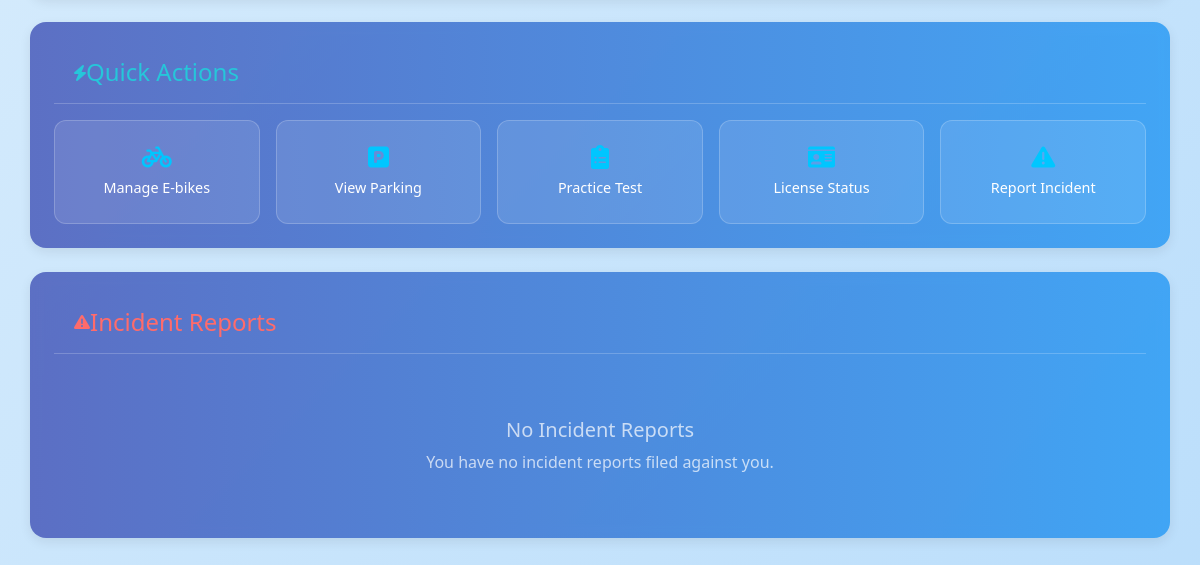
The page /profile (signed in, lower part) on the database as committed earlier.
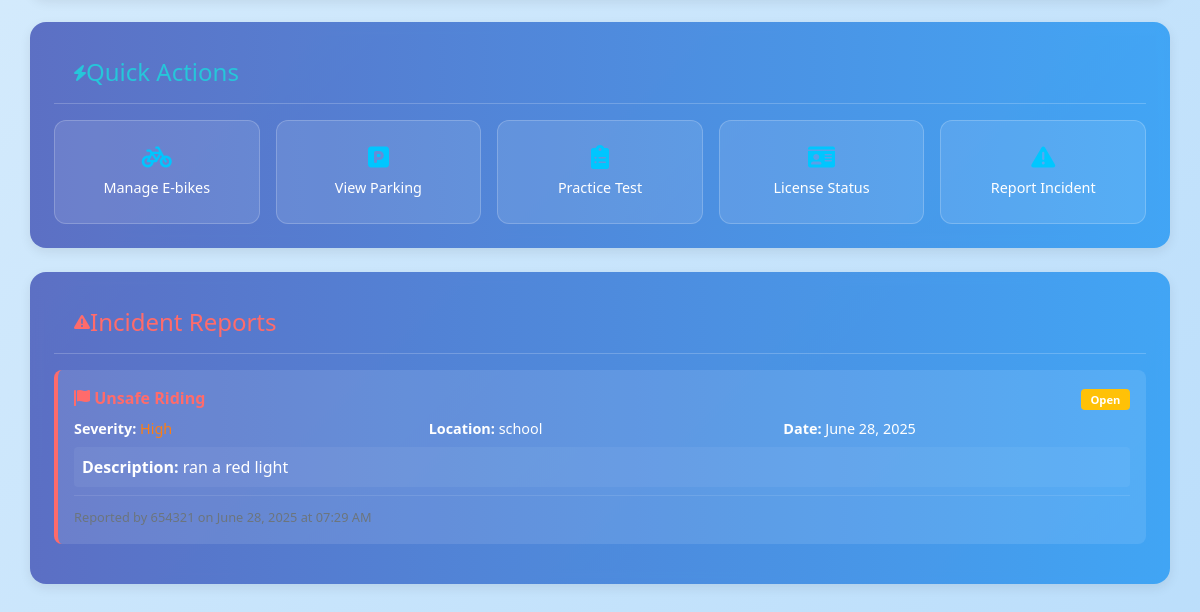
The same page on the database as committed later.
### database_setup.py (models this page shows)
class IncidentReport(Base):
    __tablename__ = 'incident_reports'
    id = Column(Integer, primary_key=True)
    reported_user_id = Column(Integer, ForeignKey('users.id'))  # User being reported
    reporter_id = Column(Integer, ForeignKey('users.id'))  # User making the report
    incident_type = Column(String(50))  # Type of incident (unsafe riding, harassment, etc.)
    severity = Column(String(20))  # Low, Medium, High, Critical
    description = Column(Text)
    location = Column(String(100))  # Where the incident occurred
    date_of_incident = Column(Date)  # When the incident happened
    date_reported = Column(DateTime, default=datetime.utcnow)  # When it was reported
    status = Column(String(20), default='Open')  # Open, Under Investigation, Resolved, Dismissed
    admin_notes = Column(Text)  # Notes from admin/teacher
    action_taken = Column(Text)  # What action was taken
    resolved_by = Column(Integer, ForeignKey('users.id'))  # Which admin resolved it
    resolved_date = Column(DateTime)  # When it was resolved
    reported_user = relationship('User', foreign_keys=[reported_user_id], back_populates='incident_reports')
    reporter = relationship('User', foreign_keys=[reporter_id])
    resolver = relationship('User', foreign_keys=[resolved_by])

class User(Base, UserMixin):
    __tablename__ = 'users'
    id = Column(Integer, primary_key=True)
    username = Column(String(150), unique=True, nullable=False)
    email = Column(String(150), nullable=True)
    password = Column(String(150), nullable=False)
    ebikes = relationship('EBike', back_populates='owner', cascade="all, delete-orphan")
    practice_tests = relationship('PracticeTest', back_populates='user', cascade="all, delete-orphan")
    real_tests = relationship('RealTest', back_populates='user', cascade="all, delete-orphan")
    practice_attempts = relationship("PracticeAttempt", back_populates="user", cascade="all, delete-orphan")
    parking_spot = relationship("ParkingSpot", back_populates="reserved_user", uselist=False)
    reservations = relationship("ParkingReservation", back_populates="user")
    incident_reports = relationship('IncidentReport', foreign_keys='IncidentReport.reported_user_id', back_populates='reported_user')
    has_license = Column(Boolean, default=False)
    role = Column(String(10))  # 'student' or 'teacher'
    department = Column(String(150))  # for teachers
    year = Column(Integer)  # for students
    house = Column(String(50))  # for students

### app.py (the view)
@app.route('/profile')
@login_required
def user_profile():
    session = SessionLocal()
    try:
        if current_user.role == 'teacher':
            return redirect(url_for('admin_user_profile'))
        user = session.query(User).options(
            joinedload(User.ebikes),
            joinedload(User.practice_attempts),
            joinedload(User.real_test_attempts),
            joinedload(User.reservations)
        ).filter_by(id=current_user.id).first()
        incident_reports = session.query(IncidentReport).options(
            joinedload(IncidentReport.reporter),
            joinedload(IncidentReport.resolver)
        ).filter_by(reported_user_id=current_user.id).order_by(IncidentReport.date_reported.desc()).all()
        if not user:
            flash('User not found.', 'error')
            return redirect(url_for('dashboard'))
        return render_template('user_profile.html', user=user, incident_reports=incident_reports)
    finally:
        session.close()

### app.py (called while the page is built)
@login_manager.user_loader
def load_user(user_id):
    session = SessionLocal()
    user = session.query(User).get(int(user_id))
    session.close()
    return user

### templates/user_profile.html (shortened to what the changed rows need)
{% extends "base.html" %}
{% block content %}
<div class="container welcome-container">
                {% set reservations_count = user.reservations|length %}
  <div class="row mt-4 slide-up-delay">
    <div class="col-12">
      <div class="card feature-card p-4">
        {% if incident_reports %}
          <div class="incident-list">
            {% for report in incident_reports %}
              <div class="incident-item">
                <div class="incident-header">
                  <div class="incident-type">
                    <i class="fas fa-flag me-2"></i>
                    {{ report.incident_type.replace('_', ' ').title() }}
                  </div>
                  <div class="incident-status">
                    {% if report.status == 'Open' %}
                      <span class="badge bg-warning">{{ report.status }}</span>
                    {% elif report.status == 'Under Investigation' %}
                      <span class="badge bg-info">{{ report.status }}</span>
                    {% elif report.status == 'Resolved' %}
                      <span class="badge bg-success">{{ report.status }}</span>
                    {% elif report.status == 'Dismissed' %}
                      <span class="badge bg-secondary">{{ report.status }}</span>
                    {% endif %}
                  </div>
                </div>
                <div class="incident-details">
                  <div class="incident-severity">
                    <strong>Severity:</strong>
                    <span class="severity-{{ report.severity.lower() }}">{{ report.severity }}</span>
                  </div>
                  <div class="incident-location">
                    <strong>Location:</strong> {{ report.location }}
                  </div>
                  <div class="incident-date">
                    <strong>Date:</strong> {{ report.date_of_incident.strftime('%B %d, %Y') }}
                  </div>
                </div>
                <div class="incident-description">
                  <strong>Description:</strong> {{ report.description }}
                </div>
                <div class="incident-footer">
                  <small class="text-muted">
                    Reported by {{ report.reporter.username }} on {{ report.date_reported.strftime('%B %d, %Y at %I:%M %p') }}
                  </small>
                </div>
              </div>
            {% endfor %}
          </div>
        {% else %}
          <div class="empty-state text-center py-4">
            <h5>No Incident Reports</h5>
            <p class="opacity-75">You have no incident reports filed against you.</p>
          </div>
        {% endif %}
      </div>
    </div>
  </div>
</div>
<link rel="stylesheet" href="https://cdnjs.cloudflare.com/ajax/libs/font-awesome/6.0.0/css/all.min.css">
{% endblock %}

Rows that differ between the two databases and show on the page:
added IncidentReport: incident_type.replace "Unsafe Riding", status "Open", severity "High", location "school", date_of_incident "June 28, 2025", description "ran a red light", reporter.username "654321", date_reported "June 28, 2025 at 07:29 AM"
Other text that changed with them:
text no longer shown: "No Incident Reports You have no incident reports filed against you."
